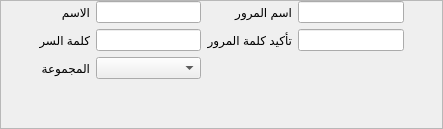
<?xml version="1.0" encoding="UTF-8"?>
<ui version="4.0">
 <class>UserForm</class>
 <widget class="QDialog" name="UserForm">
  <property name="geometry">
   <rect>
    <x>0</x>
    <y>0</y>
    <width>443</width>
    <height>129</height>
   </rect>
  </property>
  <property name="windowTitle">
   <string>Dialog</string>
  </property>
  <layout class="QVBoxLayout" name="verticalLayout">
   <property name="leftMargin">
    <number>0</number>
   </property>
   <property name="topMargin">
    <number>0</number>
   </property>
   <property name="rightMargin">
    <number>0</number>
   </property>
   <property name="bottomMargin">
    <number>0</number>
   </property>
   <item>
    <widget class="QFrame" name="frame">
     <property name="layoutDirection">
      <enum>Qt::LeftToRight</enum>
     </property>
     <property name="frameShape">
      <enum>QFrame::StyledPanel</enum>
     </property>
     <property name="frameShadow">
      <enum>QFrame::Raised</enum>
     </property>
     <layout class="QVBoxLayout" name="verticalLayout_2">
      <property name="leftMargin">
       <number>0</number>
      </property>
      <property name="topMargin">
       <number>0</number>
      </property>
      <property name="rightMargin">
       <number>0</number>
      </property>
      <property name="bottomMargin">
       <number>0</number>
      </property>
      <item>
       <layout class="QGridLayout" name="gridLayout_2">
        <item row="0" column="3">
         <widget class="QLabel" name="label_2">
          <property name="text">
           <string>اسم المرور</string>
          </property>
         </widget>
        </item>
        <item row="0" column="4">
         <widget class="QLineEdit" name="txt_login">
          <property name="echoMode">
           <enum>QLineEdit::Password</enum>
          </property>
         </widget>
        </item>
        <item row="1" column="2">
         <widget class="QLineEdit" name="txt_pass">
          <property name="echoMode">
           <enum>QLineEdit::Password</enum>
          </property>
         </widget>
        </item>
        <item row="0" column="1">
         <widget class="QLabel" name="label">
          <property name="text">
           <string>الاسم</string>
          </property>
         </widget>
        </item>
        <item row="1" column="1">
         <widget class="QLabel" name="label_3">
          <property name="text">
           <string>كلمة السر</string>
          </property>
         </widget>
        </item>
        <item row="0" column="0">
         <spacer name="horizontalSpacer_2">
          <property name="orientation">
           <enum>Qt::Horizontal</enum>
          </property>
          <property name="sizeHint" stdset="0">
           <size>
            <width>40</width>
            <height>20</height>
           </size>
          </property>
         </spacer>
        </item>
        <item row="0" column="2">
         <widget class="QLineEdit" name="txt_name"/>
        </item>
        <item row="0" column="5">
         <spacer name="horizontalSpacer">
          <property name="orientation">
           <enum>Qt::Horizontal</enum>
          </property>
          <property name="sizeHint" stdset="0">
           <size>
            <width>40</width>
            <height>20</height>
           </size>
          </property>
         </spacer>
        </item>
        <item row="2" column="1">
         <widget class="QLabel" name="label_4">
          <property name="text">
           <string>المجموعة</string>
          </property>
         </widget>
        </item>
        <item row="2" column="2">
         <widget class="QComboBox" name="cmb_group">
          <property name="editable">
           <bool>false</bool>
          </property>
         </widget>
        </item>
        <item row="1" column="3">
         <widget class="QLabel" name="label_9">
          <property name="text">
           <string>تأكيد كلمة المرور</string>
          </property>
         </widget>
        </item>
        <item row="1" column="4">
         <widget class="QLineEdit" name="txt_pass2">
          <property name="echoMode">
           <enum>QLineEdit::Password</enum>
          </property>
         </widget>
        </item>
       </layout>
      </item>
      <item>
       <spacer name="verticalSpacer">
        <property name="orientation">
         <enum>Qt::Vertical</enum>
        </property>
        <property name="sizeHint" stdset="0">
         <size>
          <width>20</width>
          <height>40</height>
         </size>
        </property>
       </spacer>
      </item>
     </layout>
    </widget>
   </item>
  </layout>
  <action name="ac_new">
   <property name="icon">
    <iconset resource="../../../python/mnstock/resources/mnstock.qrc">
     <normaloff>:/resources/user-plus.svg</normaloff>:/resources/user-plus.svg</iconset>
   </property>
   <property name="text">
    <string>جديد</string>
   </property>
   <property name="shortcut">
    <string>Alt+N</string>
   </property>
  </action>
  <action name="ac_edit">
   <property name="icon">
    <iconset theme="nour" resource="../../../python/mnstock/resources/mnstock.qrc">
     <normaloff>:/resources/edit-2.svg</normaloff>:/resources/edit-2.svg</iconset>
   </property>
   <property name="text">
    <string>تعديل</string>
   </property>
   <property name="shortcut">
    <string>Alt+E</string>
   </property>
  </action>
  <action name="ac_delete">
   <property name="icon">
    <iconset theme="nour" resource="../../../python/mnstock/resources/mnstock.qrc">
     <normaloff>:/resources/user-minus.svg</normaloff>:/resources/user-minus.svg</iconset>
   </property>
   <property name="text">
    <string>حذف</string>
   </property>
   <property name="shortcut">
    <string>Alt+D</string>
   </property>
  </action>
  <action name="ac_groups">
   <property name="icon">
    <iconset theme="nour" resource="../../../python/mnstock/resources/mnstock.qrc">
     <normaloff>:/resources/users.svg</normaloff>:/resources/users.svg</iconset>
   </property>
   <property name="text">
    <string>المجموعات</string>
   </property>
   <property name="shortcut">
    <string>Alt+G</string>
   </property>
  </action>
  <action name="ac_save">
   <property name="icon">
    <iconset resource="../../../python/mnstock/resources/mnstock.qrc">
     <normaloff>:/resources/save.svg</normaloff>:/resources/save.svg</iconset>
   </property>
   <property name="text">
    <string>حفظ</string>
   </property>
   <property name="shortcut">
    <string>Alt+S</string>
   </property>
  </action>
  <action name="ac_cancel">
   <property name="icon">
    <iconset resource="../../../python/mnstock/resources/mnstock.qrc">
     <normaloff>:/resources/x-circle.svg</normaloff>:/resources/x-circle.svg</iconset>
   </property>
   <property name="text">
    <string>إلغاء</string>
   </property>
   <property name="shortcut">
    <string>Alt+C</string>
   </property>
  </action>
 </widget>
 <resources>
  <include location="../../../python/mnstock/resources/mnstock.qrc"/>
 </resources>
 <connections/>
</ui>
